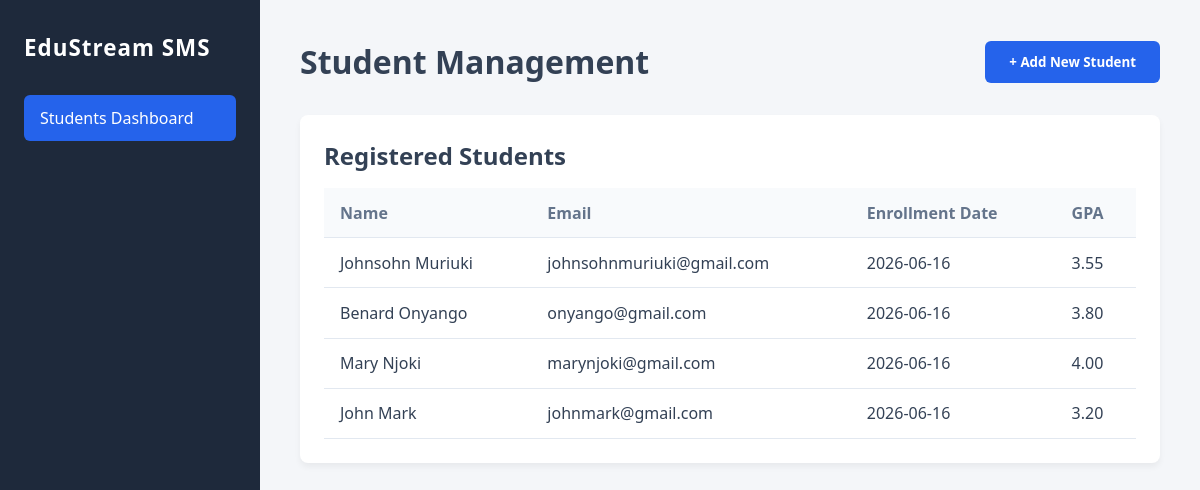
The page / on the database its author committed.
### tables this page shows
CREATE TABLE `students` (
  `student_id` bigint(20) unsigned NOT NULL AUTO_INCREMENT,
  `first_name` varchar(50) NOT NULL,
  `last_name` varchar(50) NOT NULL,
  `email` varchar(100) DEFAULT NULL,
  `enrollment_date` date DEFAULT curdate(),
  `gpa` decimal(3,2) DEFAULT NULL,
  PRIMARY KEY (`student_id`),
  UNIQUE KEY `email` (`email`)
);

### index.php (the view, shortened to what this page needs)
<!DOCTYPE html>
<html lang="en">
<head>
</head>
<body>
<aside class="sidebar">
<h2>EduStream SMS</h2>
<nav>
<a href="#" class="active">Students Dashboard</a>
</nav>
</aside>
<main class="main-content">
<header>
<h1>Student Management</h1>
<button id="addStudentBtn" class="btn-primary">+ Add New Student</button>
</header>
<section class="table-container">
<h2>Registered Students</h2>
<table id="studentTable">
<thead>
<tr>
<th>Name</th>
<th>Email</th>
<th>Enrollment Date</th>
<th>GPA</th>
</tr>
</thead>
<tbody>
<?php
$conn = new mysqli("localhost", "root", "", "school_system");
$result = $conn->query("SELECT * FROM students ORDER BY student_id DESC");
while($row = $result->fetch_assoc()) {
    echo "<tr>
    <td>" . htmlspecialchars($row['first_name'] . ' ' . $row['last_name']) . "</td>
    <td>" . htmlspecialchars($row['email']) . "</td>
    <td>" . $row['enrollment_date'] . "</td>
    <td>" . number_format($row['gpa'], 2) . "</td>
    </tr>";
}
?>
</tbody>
</table>
</section>
</main>
</body>
</html>

### index.php (style rules this page uses)
:root { --bg-color: #f4f6f9; --sidebar-color: #1e293b; --primary-color: #2563eb; --text-color: #334155; --white: #ffffff; }
* { margin: 0; padding: 0; box-sizing: border-box; font-family: 'Segoe UI', sans-serif; }
body { background-color: var(--bg-color); color: var(--text-color); display: flex; min-height: 100vh; }
.sidebar { width: 260px; background-color: var(--sidebar-color); color: var(--white); padding: 2rem 1.5rem; }
.sidebar h2 { margin-bottom: 2rem; font-size: 1.4rem; letter-spacing: 1px; }
.sidebar nav a { display: block; color: #94a3b8; text-decoration: none; padding: 0.75rem 1rem; margin-bottom: 0.5rem; border-radius: 6px; }
.sidebar nav a.active { background-color: var(--primary-color); color: var(--white); }
.main-content { flex: 1; padding: 2.5rem; }
header { display: flex; justify-content: space-between; align-items: center; margin-bottom: 2rem; }
.btn-primary { background-color: var(--primary-color); color: var(--white); border: none; padding: 0.75rem 1.5rem; border-radius: 6px; cursor: pointer; font-weight: 600; }
.table-container { background-color: var(--white); padding: 1.5rem; border-radius: 8px; box-shadow: 0 4px 6px rgba(0,0,0,0.05); }
table { width: 100%; border-collapse: collapse; text-align: left; margin-top: 1rem; }
th, td { padding: 0.85rem 1rem; border-bottom: 1px solid #e2e8f0; }
th { background-color: #f8fafc; color: #64748b; }

### rows shown on the page
students: first_name+last_name "Johnsohn Muriuki", email "johnsohnmuriuki@gmail.com", enrollment_date "2026-06-16", gpa "3.55"
students: first_name+last_name "Benard Onyango", email "onyango@gmail.com", enrollment_date "2026-06-16", gpa "3.80"
students: first_name+last_name "Mary Njoki", email "marynjoki@gmail.com", enrollment_date "2026-06-16", gpa "4.00"
students: first_name+last_name "John Mark", email "johnmark@gmail.com", enrollment_date "2026-06-16", gpa "3.20"
